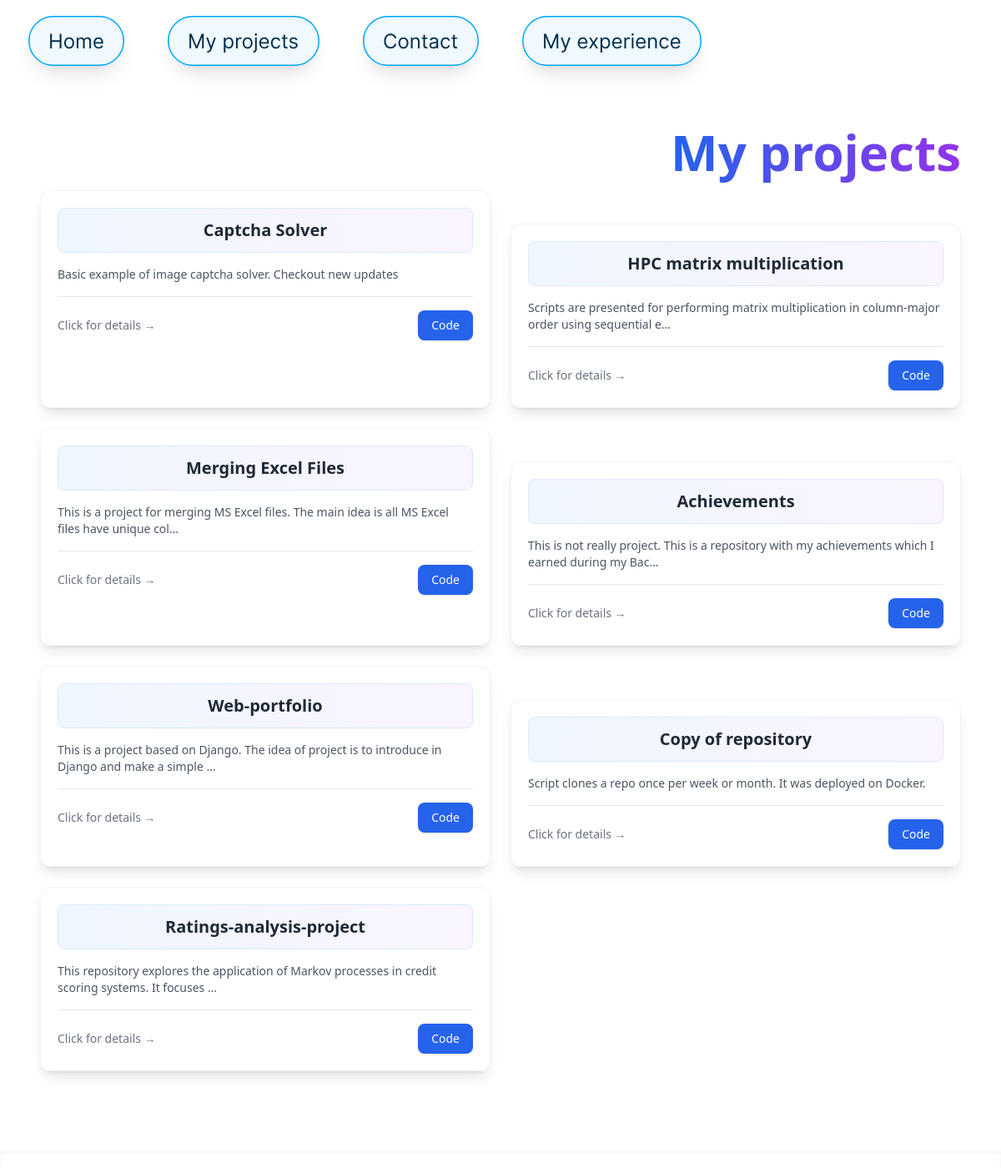
/projects/, run on the app's committed database.
### portfolio/models.py (models this page shows, shortened)
class Project(models.Model):
    CATEGORY_CHOICES = [
        ("work", "Рабочие"),
        ("university", "Вузовские"),
        ("personal", "Личные/пэт"),
    ]
    title = models.CharField(max_length=200)
    description = models.TextField()
    progress = models.PositiveIntegerField(default=0)
    link = models.URLField(max_length=200, blank=True)
    category = models.CharField(max_length=20, choices=CATEGORY_CHOICES,  default='personal')

### portfolio/views.py (the view)
# urls.py: path('projects/', views.project_tree, name='projects_tree'),
def project_tree(request):
    projects = Project.objects.all()
    buttons = list_buttons()
    print("here my cv")
    categories = {
        "work": projects.filter(category="work"),
        "university": projects.filter(category="university"),
        "personal": projects.filter(category="personal"),
    }
    context = {"categories": categories,
               "projects": projects,
               "buttons": buttons,
    }
    return render(request, "portfolio/project_list.html", context)

### portfolio/models.py (called while the page is built)
def list_buttons():
    folder = os.path.join(settings.MEDIA_ROOT, "buttons")
    buttons = []
    for filename in os.listdir(folder):
        if os.path.isfile(os.path.join(folder, filename)):
            name, ext = os.path.splitext(filename)
            buttons.append({
                "name": name.capitalize(),
                "img_url": f"{settings.MEDIA_URL}buttons/{filename}",
                "link": f"/{name.lower()}/",
            })
    return buttons

### portfolio/templates/portfolio/project_list.html (shortened to what this page needs)
<!DOCTYPE html>
<html lang="en">
<head>
    <script src="https://cdn.tailwindcss.com"></script>
</head>
<body class="flex flex-col min-h-screen text-gray-800 font-sans bg-[url('/media/background/Background_v_2.png')] bg-cover bg-center bg-no-repeat">
    <header class="bg-transparent">
        <nav class="flex items-center px-4 py-4 ">
            <ul class="flex gap-4">
                {% for button in buttons %}
                    <li>
                        <a href="{{ button.link }}">
                            <img src="{{ button.img_url }}" alt="{{ button.name }}"
                                 class="h-15 w-auto hover:rotate-12 transition-transform duration-200">
                        </a>
                    </li>
                {% endfor %}
            </ul>
        </nav>
    </header>
    <main class="flex-1 px-4 py-4">
        <section class="p-8 -mt-6 md:flex md:items-center md:gap-8">
            <div class="order-2 md:order-1 flex-1">
                <h1 class="order-1 md:order-2 md:text-right text-4xl md:text-6xl font-bold mb-4 relative
                           md:ml-8">
                    <span class="bg-gradient-to-r from-blue-600 to-purple-600
                                 bg-clip-text text-transparent">
                    </span>
                </h1>
                <div class="grid grid-cols-1 md:grid-cols-2 gap-6">
                    {% for project in projects %}
                    <div class="bg-white/80 backdrop-blur-sm rounded-xl shadow-lg p-5
                                hover:shadow-xl transition-all duration-300 cursor-pointer
                                border border-gray-200/50 hover:border-blue-300
                                {% if forloop.counter|divisibleby:2 %}md:mt-10{% else %}md:mt-0{% endif %}"
                         onclick="showProjectDetails({{ forloop.counter0 }})">
                        <div class="mb-4 p-3 bg-gradient-to-r from-blue-50 to-purple-50
                                    rounded-lg border border-blue-100">
                            <h3 class="text-xl font-bold text-gray-800 text-center">{{ project.title }}</h3>
                        </div>
                        <p class="text-gray-600 text-sm mb-4 line-clamp-2">
                            {{ project.description|truncatechars:100 }}
                        </p>
                        {% if project.link %}
                        <div class="flex justify-between items-center pt-4 border-t border-gray-200">
                            <span class="text-sm text-gray-500">Click for details →</span>
                            <a href="{{ project.link }}" target="_blank"
                               class="px-4 py-2 bg-blue-600 text-white text-sm rounded-lg
                                      hover:bg-blue-700 transition-colors duration-300
                                      shadow hover:shadow-md"
                               onclick="event.stopPropagation()">
                                Code
                            </a>
                        </div>
                        {% else %}
                        <div class="pt-4 border-t border-gray-200">
                            <span class="text-sm text-gray-500">Click for details →</span>
                        </div>
                        {% endif %}
                    </div>
                    {% endfor %}
                </div>
            </div>
        </section>
    </main>
     <footer class="shadow-inner mt-12">
        <div class="container mx-auto text-center text-white text-sm">
        </div>
    </footer>
</body>
</html>

### portfolio/templates/portfolio/project_list.html (style rules this page uses)
.line-clamp-2 { display: -webkit-box; -webkit-line-clamp: 2; -webkit-box-orient: vertical; overflow: hidden; }
@media (min-width: 768px) { .grid > div:nth-child(even) { margin-top: 2.5rem; } }

### data on the page
Project: title "Captcha Solver", description "Basic example of image captcha solver. Checkout new updates"
Project: title "HPC matrix multiplication", description "Scripts are presented for performing matrix multiplication in column-major order using sequential e…"
Project: title "Merging Excel Files", description "This is a project for merging MS Excel files. The main idea is all MS Excel files have unique col…"
Project: title "Achievements", description "This is not really project. This is a repository with my achievements which I earned during my Bac…"
Project: title "Web-portfolio", description "This is a project based on Django. The idea of project is to introduce in Django and make a simple …"
Project: title "Copy of repository", description "Script clones a repo once per week or month. It was deployed on Docker."
Project: title "Ratings-analysis-project", description "This repository explores the application of Markov processes in credit scoring systems. It focuses …"
